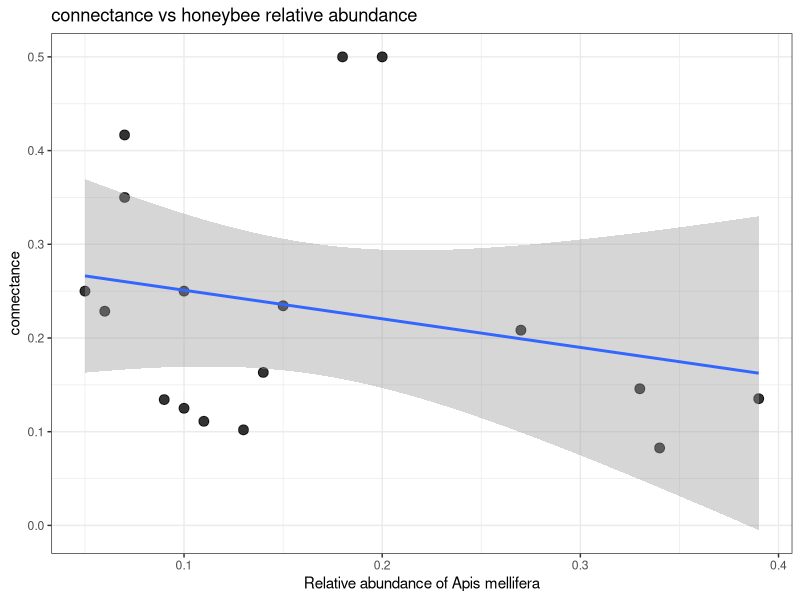
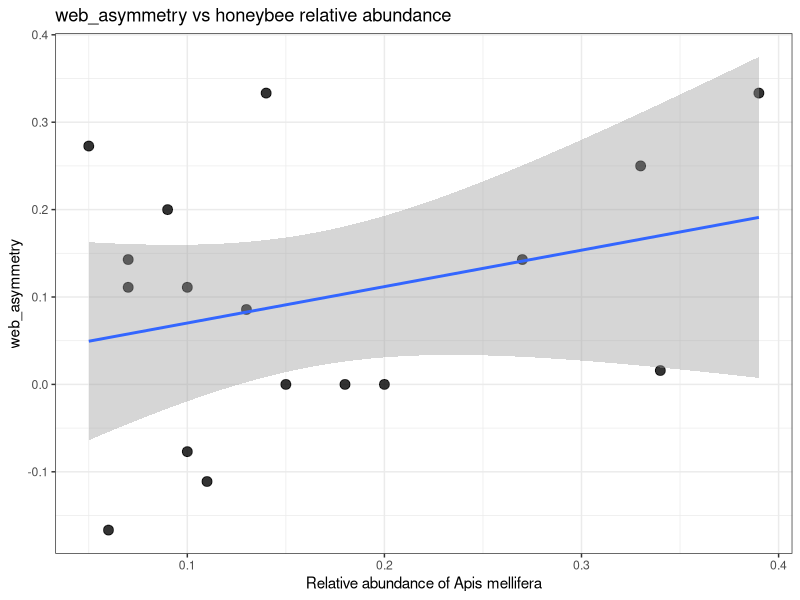
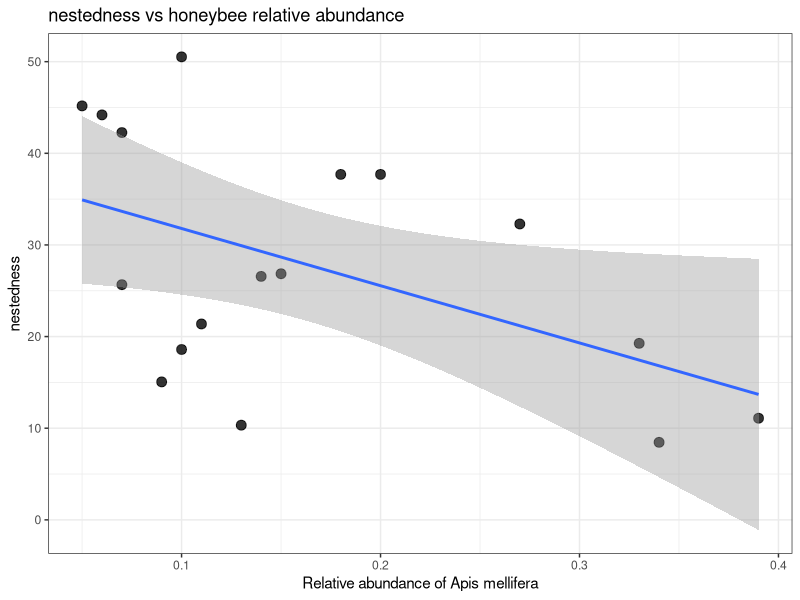
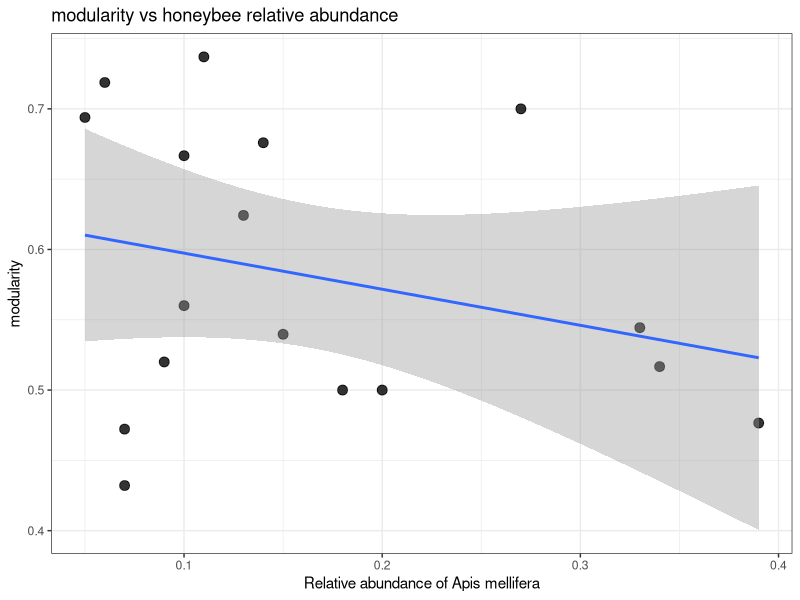
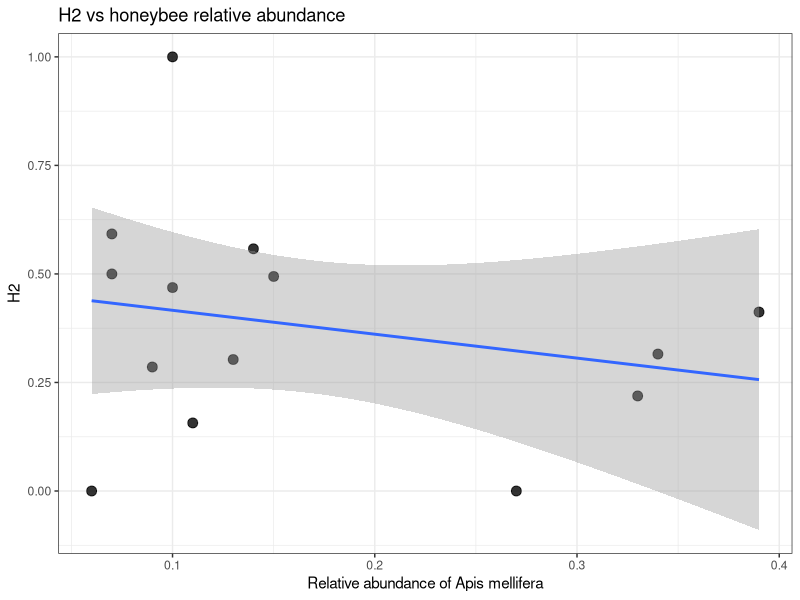
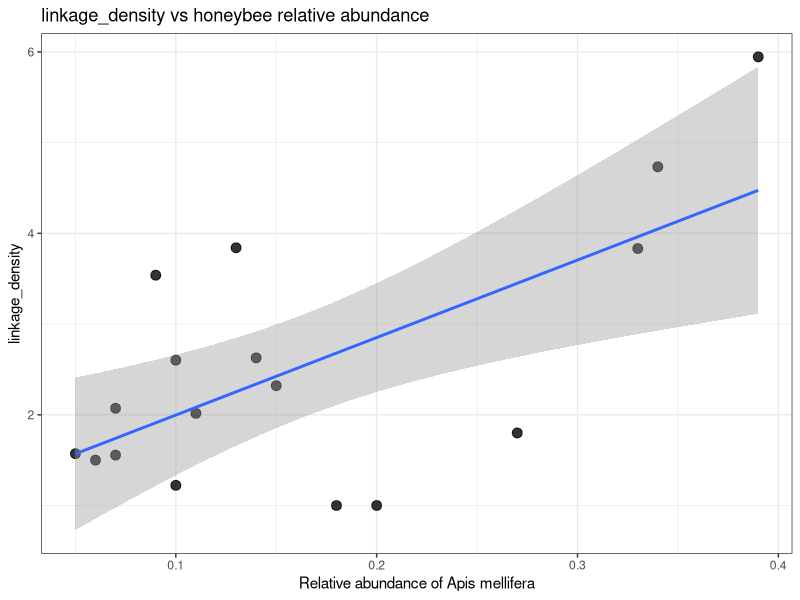
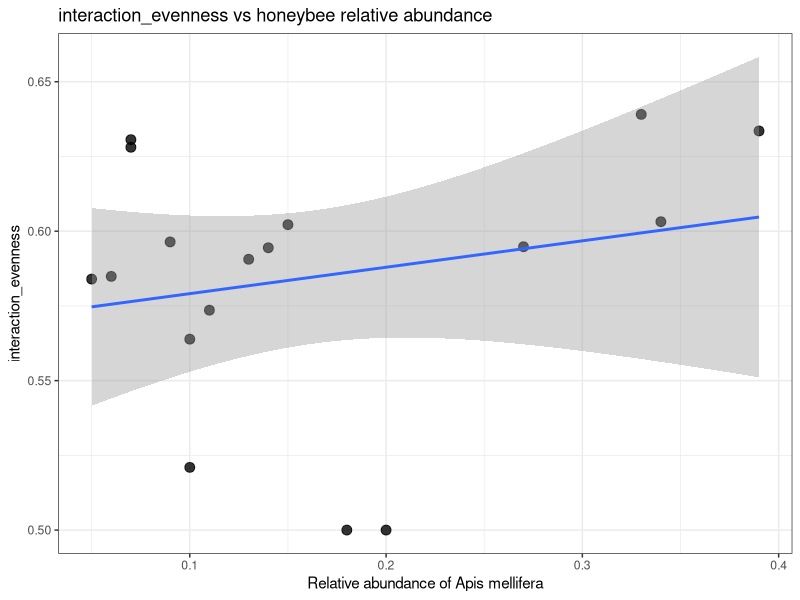
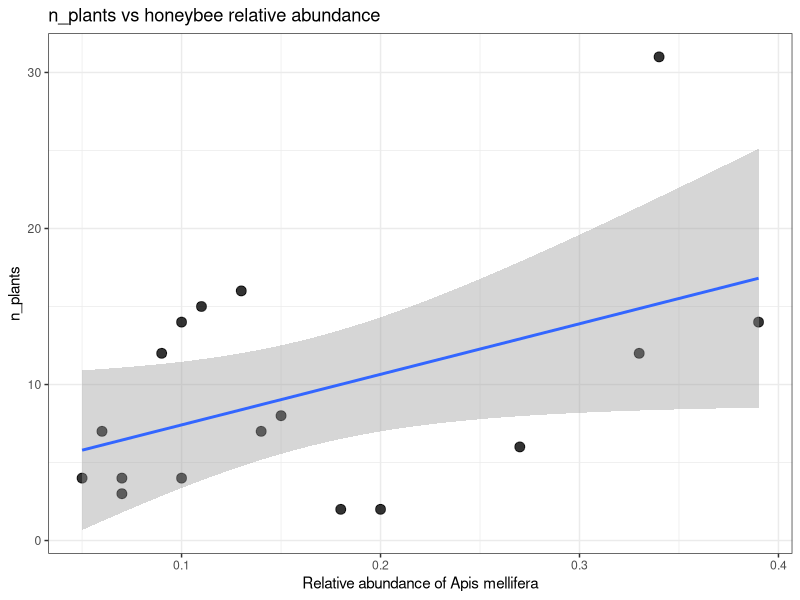

Write the R code that produced these figures, in order.
# Purpose: Test whether relative abundance of honeybees in a park
# predicts park-level plant-pollinator network structure.

# Libraries ####
library(tidyverse)
library(broom)

# 1. Read in data ####


relabund <- read.csv("../Output/ApisRelAbund.csv")
netMets  <- read.csv("../Output/park_level_network_metrics.csv", stringsAsFactors = FALSE)

# Inspect ####
names(relabund)
names(netMets)
glimpse(relabund)
glimpse(netMets)

# 2. Define join column ####
# CHANGE THESE if needed
park_col_relabund <- "poly_id"
park_col_netmets  <- "park_name"

# 3. Clean park names a bit before join ####
relabund <- relabund %>%
  mutate(
    park_join = str_trim(str_to_lower(.data[[park_col_relabund]]))
  )

netMets <- netMets %>%
  mutate(
    park_join = str_trim(str_to_lower(.data[[park_col_netmets]]))
  )

# 4. Check overlap between datasets ####
parks_relabund <- relabund %>% distinct(park_join)
parks_netmets  <- netMets %>% distinct(park_join)

parks_in_both <- inner_join(parks_relabund, parks_netmets, by = "park_join")
parks_only_relabund <- anti_join(parks_relabund, parks_netmets, by = "park_join")
parks_only_netmets  <- anti_join(parks_netmets, parks_relabund, by = "park_join")

cat("\n--- PARK OVERLAP SUMMARY ---\n")
cat("Parks in relabund:", nrow(parks_relabund), "\n")
cat("Parks in netMets :", nrow(parks_netmets), "\n")
cat("Parks in both    :", nrow(parks_in_both), "\n")
cat("Only in relabund :", nrow(parks_only_relabund), "\n")
cat("Only in netMets  :", nrow(parks_only_netmets), "\n")

if (nrow(parks_only_relabund) > 0) {
  cat("\nParks only in relabund:\n")
  print(parks_only_relabund)
}

if (nrow(parks_only_netmets) > 0) {
  cat("\nParks only in netMets:\n")
  print(parks_only_netmets)
}

# 5. Join datasets ####
dat <- relabund %>%
  inner_join(netMets, by = "park_join", suffix = c("_relabund", "_netmets"))

cat("\nRows in joined dataset:", nrow(dat), "\n")

# 6. Define honeybee relative abundance column ####
# CHANGE THIS if needed
# examples might be "ApisRelAbund", "prop_honeybee", or "percentageHB"
hb_col <- "n_hb"

# 7. Optional transformation of relative abundance ####
# For proportions in [0,1], logit can help, but zeros/ones need adjustment.
# We keep the raw version and create transformed versions for exploration.

dat <- dat %>%
  mutate(
    hb_raw = .data[[hb_col]]
  )

dat <- dat %>%
  mutate(hb_raw = as.numeric( hb_raw))

# If your values are percentages 0-100, convert to 0-1
if (max(dat$hb_raw, na.rm = TRUE) > 1) {
  dat <- dat %>%
    mutate(hb_raw = hb_raw / 100)
}

# Bound to (0,1) for logit transform
eps <- 0.001

dat <- dat %>%
  mutate(
    hb_bounded = pmin(pmax(hb_raw, eps), 1 - eps),
    hb_logit = qlogis(hb_bounded),
    hb_arcsine = asin(sqrt(hb_raw))
  )

summary(dat$hb_raw)
summary(dat$hb_logit)

# 8. Choose network metrics to model ####
# Keep only columns that are numeric and biologically meaningful as responses.
candidate_metrics <- c(
  "connectance",
  "web_asymmetry",
  "nestedness",
  "modularity",
  "H2",
  "linkage_density",
  "interaction_evenness",
  "n_plants",
  "n_pollinators",
  "n_links",
  "interaction_sum",
  "n_records"
)

response_vars <- candidate_metrics[candidate_metrics %in% names(dat)]

cat("\nResponse variables being modeled:\n")
print(response_vars)

# 9. Run one regression per metric ####
# Default: simple linear model metric ~ honeybee relative abundance
# You can swap hb_raw for hb_logit if diagnostics look better.

fit_one_model <- function(response, predictor = "hb_raw", data = dat) {
  model_df <- data %>%
    select(all_of(c(response, predictor))) %>%
    drop_na()
  
  # Need enough points and variation
  if (nrow(model_df) < 5) {
    return(tibble(
      response = response,
      predictor = predictor,
      n = nrow(model_df),
      term = predictor,
      estimate = NA_real_,
      std.error = NA_real_,
      statistic = NA_real_,
      p.value = NA_real_,
      r.squared = NA_real_,
      adj.r.squared = NA_real_,
      AIC = NA_real_
    ))
  }
  
  if (sd(model_df[[response]], na.rm = TRUE) == 0) {
    return(tibble(
      response = response,
      predictor = predictor,
      n = nrow(model_df),
      term = predictor,
      estimate = NA_real_,
      std.error = NA_real_,
      statistic = NA_real_,
      p.value = NA_real_,
      r.squared = NA_real_,
      adj.r.squared = NA_real_,
      AIC = NA_real_
    ))
  }
  
  form <- as.formula(paste(response, "~", predictor))
  mod <- lm(form, data = model_df)
  
  coef_tab <- tidy(mod) %>%
    filter(term == predictor)
  
  g <- glance(mod)
  
  tibble(
    response = response,
    predictor = predictor,
    n = nrow(model_df),
    term = predictor,
    estimate = coef_tab$estimate,
    std.error = coef_tab$std.error,
    statistic = coef_tab$statistic,
    p.value = coef_tab$p.value,
    r.squared = g$r.squared,
    adj.r.squared = g$adj.r.squared,
    AIC = g$AIC
  )
}

model_results_raw <- map_dfr(response_vars, fit_one_model, predictor = "hb_raw", data = dat)
model_results_logit <- map_dfr(response_vars, fit_one_model, predictor = "hb_logit", data = dat)

# 10. Adjust for multiple testing ####
model_results_raw <- model_results_raw %>%
  mutate(p_adj_fdr = p.adjust(p.value, method = "fdr")) %>%
  arrange(p.value)

model_results_logit <- model_results_logit %>%
  mutate(p_adj_fdr = p.adjust(p.value, method = "fdr")) %>%
  arrange(p.value)

cat("\n--- RESULTS: RAW HONEYBEE ABUNDANCE ---\n")
print(model_results_raw)

cat("\n--- RESULTS: LOGIT HONEYBEE ABUNDANCE ---\n")
print(model_results_logit)

# 11. Write model results ####
write.csv(model_results_raw,
          "../Output/honeybee_network_metric_models_raw.csv",
          row.names = FALSE)

write.csv(model_results_logit,
          "../Output/honeybee_network_metric_models_logit.csv",
          row.names = FALSE)

# 12. Quick plots for each response ####
plot_dir <- "../Output/network_metric_regression_plots"
if (!dir.exists(plot_dir)) dir.create(plot_dir, recursive = TRUE)

for (resp in response_vars) {
  pdat <- dat %>%
    select(all_of(c(resp, "hb_raw"))) %>%
    drop_na()
  
  if (nrow(pdat) < 5) next
  
  p <- ggplot(pdat, aes(x = hb_raw, y = .data[[resp]])) +
    geom_point(size = 3, alpha = 0.8) +
    geom_smooth(method = "lm", se = TRUE) +
    labs(
      x = "Relative abundance of Apis mellifera",
      y = resp,
      title = paste(resp, "vs honeybee relative abundance")
    ) +
    theme_bw()
  
  ggsave(
    filename = file.path(plot_dir, paste0(resp, "_vs_honeybee.png")),
    plot = p,
    width = 6,
    height = 4,
    dpi = 300
  )
}

# 13. Correlation matrix ####
# Use numeric columns only; include honeybee abundance and network metrics.
corr_vars <- c("hb_raw", response_vars)
corr_vars <- corr_vars[corr_vars %in% names(dat)]

corr_df <- dat %>%
  select(all_of(corr_vars)) %>%
  select(where(is.numeric))

corr_mat <- cor(corr_df, use = "pairwise.complete.obs", method = "pearson")

print(corr_mat)

write.csv(
  corr_mat,
  "../Output/honeybee_network_metric_correlation_matrix.csv"
)

# 14. Draw correlation matrix as a heatmap ####
corr_long <- as.data.frame(as.table(corr_mat)) %>%
  rename(var1 = Var1, var2 = Var2, correlation = Freq)

corr_plot <- ggplot(corr_long, aes(x = var1, y = var2, fill = correlation)) +
  geom_tile() +
  geom_text(aes(label = round(correlation, 2)), size = 3) +
  scale_fill_gradient2(low = "steelblue", mid = "white", high = "firebrick", midpoint = 0) +
  coord_equal() +
  theme_bw() +
  theme(
    axis.text.x = element_text(angle = 45, hjust = 1),
    panel.grid = element_blank()
  ) +
  labs(
    title = "Correlation matrix: honeybee abundance and network metrics",
    x = NULL,
    y = NULL
  )

ggsave(
  "../Output/honeybee_network_metric_correlation_matrix.png",
  corr_plot,
  width = 8,
  height = 7,
  dpi = 300
)
